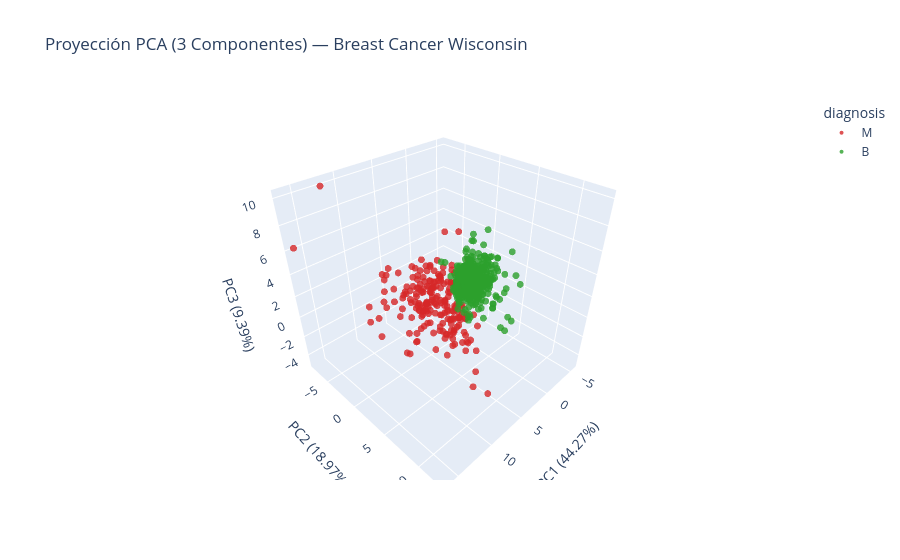

The code cell stored with this chart in its notebook:
### Code cell
import plotly.express as px

pca_3d = PCA(n_components=3)
X_pca_3d = pca_3d.fit_transform(X_scaled)

df_pca_3d = pd.DataFrame(data=X_pca_3d,
                         columns=['Componente Principal 1', 'Componente Principal 2', 'Componente Principal 3'])
df_pca_3d['diagnosis'] = y.values

fig = px.scatter_3d(
    df_pca_3d,
    x='Componente Principal 1',
    y='Componente Principal 2',
    z='Componente Principal 3',
    color='diagnosis',
    color_discrete_map={'M': '#d62728', 'B': '#2ca02c'},
    title='Proyección PCA (3 Componentes) — Breast Cancer Wisconsin',
    labels={
        'Componente Principal 1': f'PC1 ({var_explicada[0]:.2f}%)',
        'Componente Principal 2': f'PC2 ({var_explicada[1]:.2f}%)',
        'Componente Principal 3': f'PC3 ({var_explicada[2]:.2f}%)'
    },
    opacity=0.8
)

fig.update_traces(marker=dict(size=4))
fig.update_layout(scene=dict(aspectmode='cube'))
fig.show()

### Figure 1 — Plotly figure (JSON) as saved in the notebook; plotly's stock layout.template omitted (floating-point values rounded to 4 significant figures; data arrays with more than 128 entries replaced by an {"elided": "..."} marker saying what was removed)
{"data": [{"hovertemplate": "diagnosis=M<br>PC1 (44.27%)=%{x}<br>PC2 (18.97%)=%{y}<br>PC3 (9.39%)=%{z}<extra></extra>", "legendgroup": "M", "marker": {"color": "#d62728", "opacity": 0.8, "size": 4, "symbol": "circle"}, "mode": "markers", "name": "M", "scene": "scene", "showlegend": true, "type": "scatter3d", "x": {"elided": "212 float values"}, "y": {"elided": "212 float values"}, "z": {"elided": "212 float values"}}, {"hovertemplate": "diagnosis=B<br>PC1 (44.27%)=%{x}<br>PC2 (18.97%)=%{y}<br>PC3 (9.39%)=%{z}<extra></extra>", "legendgroup": "B", "marker": {"color": "#2ca02c", "opacity": 0.8, "size": 4, "symbol": "circle"}, "mode": "markers", "name": "B", "scene": "scene", "showlegend": true, "type": "scatter3d", "x": {"elided": "357 float values"}, "y": {"elided": "357 float values"}, "z": {"elided": "357 float values"}}], "layout": {"legend": {"title": {"text": "diagnosis"}, "tracegroupgap": 0}, "scene": {"aspectmode": "cube", "domain": {"x": [0, 1], "y": [0, 1]}, "xaxis": {"title": {"text": "PC1 (44.27%)"}}, "yaxis": {"title": {"text": "PC2 (18.97%)"}}, "zaxis": {"title": {"text": "PC3 (9.39%)"}}}, "title": {"text": "Proyección PCA (3 Componentes) — Breast Cancer Wisconsin"}}}
